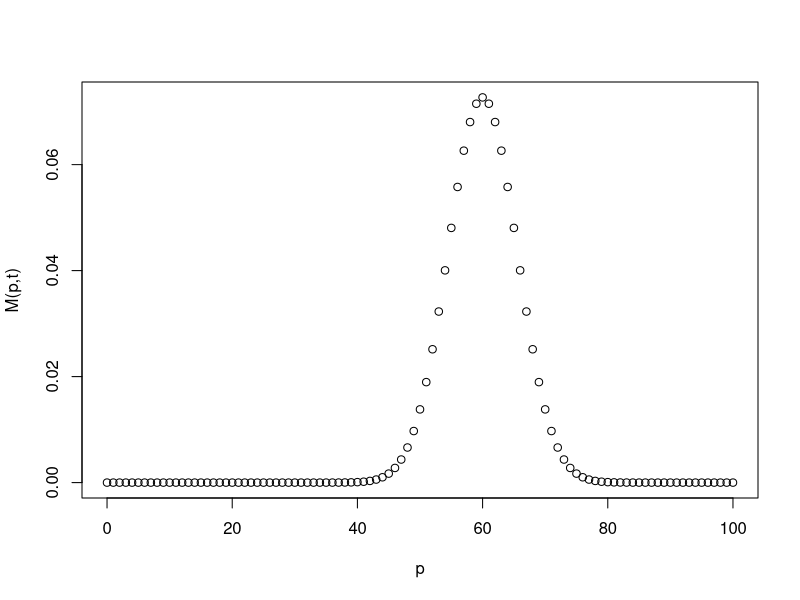
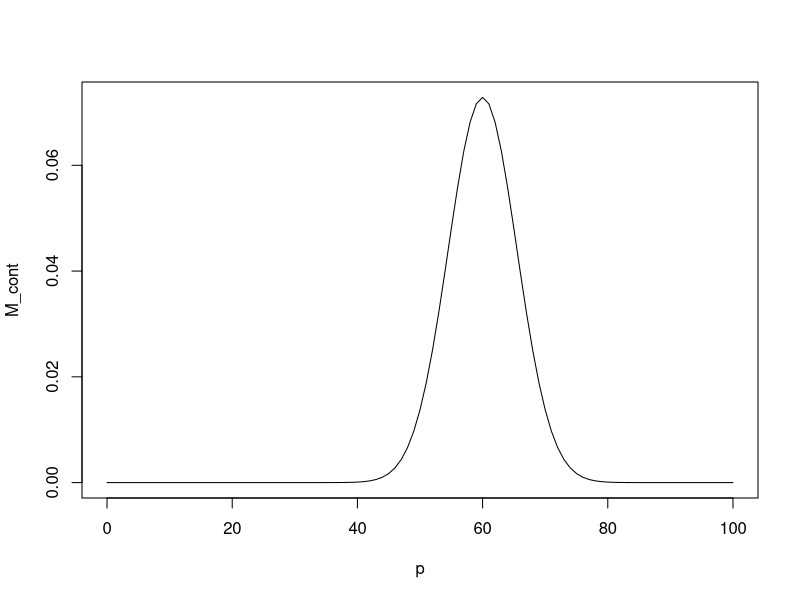

Recreate these plots in R, in order.
# Plate Theory plotting

# Equilibriation stages
t <- 120
# Fraction of amount of substance in mobile phase
mu <- 0.5
# Plates
p <- seq(0, 100, length.out = 101)

# The plate total
M_pt <- function(p, t, mu) {
  M_pt <- factorial(t) / (factorial(t - p) * factorial(p)) * mu^p * (1 - mu)^(t - p)
  return(M_pt)
}

# The plate total as $p, r \to \infty$
# as p and t approach infinity, M_pt approaches normal distribution
# (continuous exponential curve)
M_pt_cont <- function(p, t, mu) {
  M_pt_cont <- 1 / sqrt(2 * pi * mu * (1 - mu) * t) * exp(-(mu * t - p)^2 / (2 * mu * (1 - mu) * t))
  return(M_pt_cont)
}

M <- M_pt(p, t, mu)
plot(x = p, y = M, ylab = "M(p,t)", xlab = "p", col = "black")

M_cont <- M_pt_cont(p, t, mu)
plot(x = p, y = M_cont, type = "l")
